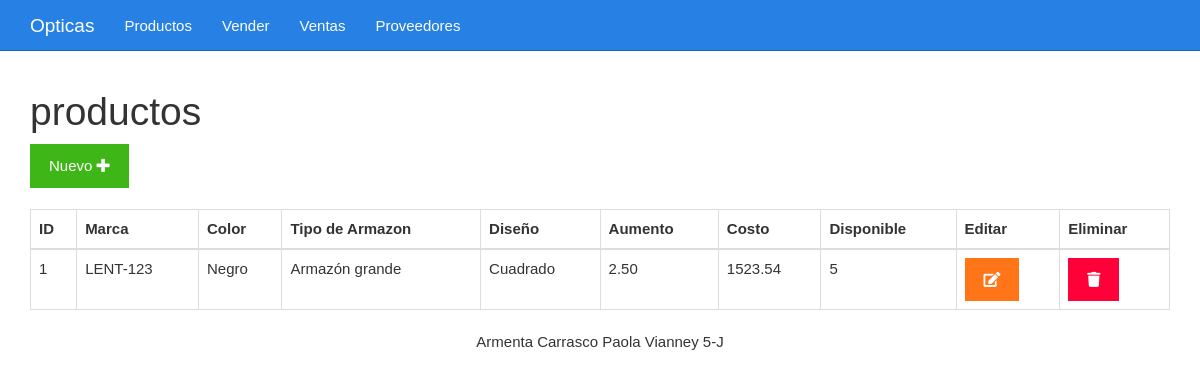
The app's page /listar.php with its own data.
### tables this page shows
CREATE TABLE `productos` (
  `id` int(11) NOT NULL,
  `marca` varchar(50) NOT NULL,
  `color` varchar(50) NOT NULL,
  `tipo_armazon` varchar(50) NOT NULL,
  `diseno` varchar(50) NOT NULL,
  `aumento` decimal(10,2) NOT NULL,
  `costo` decimal(10,2) NOT NULL,
  `disponible` int(11) NOT NULL
);

### listar.php (the view)
<?php include_once "encabezado.php" ?>
<?php
include_once "base_de_datos.php";
$sentencia = $base_de_datos->query("SELECT * FROM  productos;");
$productos = $sentencia->fetchAll(PDO::FETCH_OBJ);
?>
	<div class="col-xs-12">
		<h1>productos</h1>
		<div>
			<a class="btn btn-success" href="./formulario.php">Nuevo <i class="fa fa-plus"></i></a>
		</div>
		<br>
		<table class="table table-bordered">
			<thead>
				<tr>
					<th>ID</th>
					<th>Marca</th>
					<th>Color</th>
					<th>Tipo de Armazon</th>
					<th>Diseño</th>
					<th>Aumento</th>
					<th>Costo</th>
					<th>Disponible</th>
					<th>Editar</th>
					<th>Eliminar</th>
				</tr>
			</thead>
			<tbody>
				<?php foreach($productos as $producto){ ?>
				<tr>
					<td><?php echo $producto->id ?></td>
					<td><?php echo $producto->marca ?></td>
					<td><?php echo $producto->color ?></td>
					<td><?php echo $producto->tipo_armazon ?></td>
					<td><?php echo $producto->diseno ?></td>
					<td><?php echo $producto->aumento ?></td>
					<td><?php echo $producto->costo ?></td>
					<td><?php echo $producto->disponible ?></td>
					<td><a class="btn btn-warning" href="<?php echo "editar.php?id=" . $producto->id?>"><i class="fa fa-edit"></i></a></td>
					<td><a class="btn btn-danger" href="<?php echo "eliminar.php?id=" . $producto->id?>"><i class="fa fa-trash"></i></a></td>
				</tr>
				<?php } ?>
			</tbody>
		</table>
	</div>
<?php include_once "pie.php" ?>

### css/estilo.css (style rules this page uses)
body { padding-top: 70px; }

### records on screen
productos: id "1", marca "LENT-123", color "Negro", tipo_armazon "Armazón grande", diseno "Cuadrado", aumento "2.50", costo "1523.54", disponible "5"
